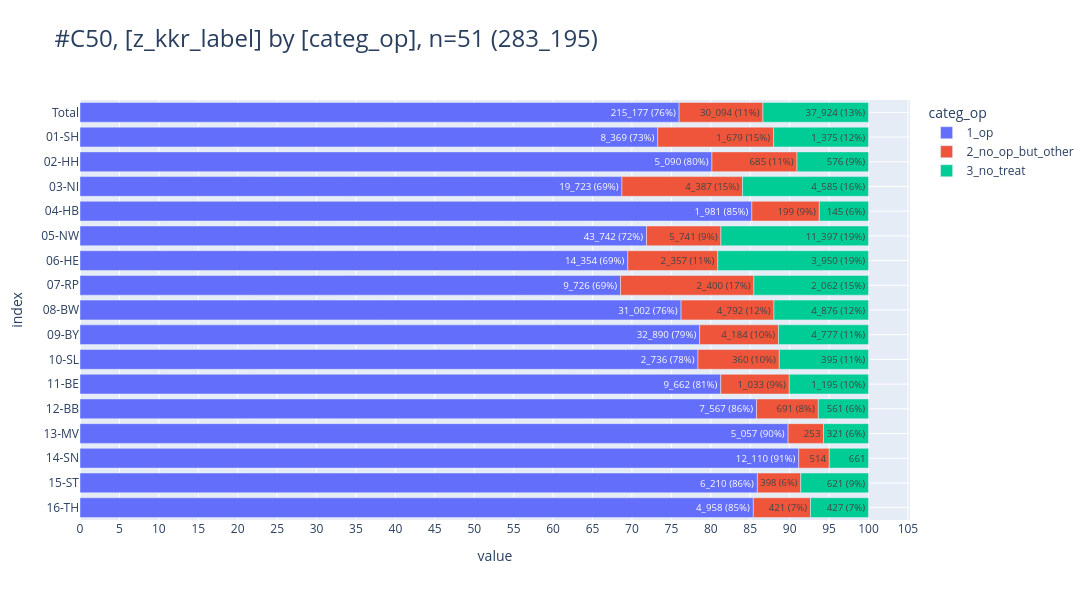
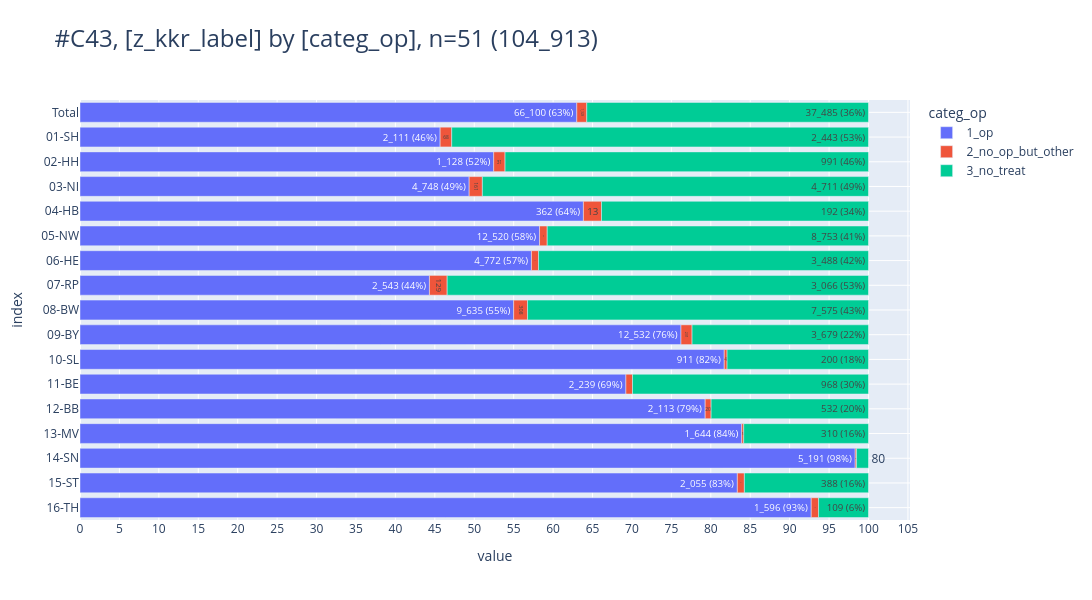
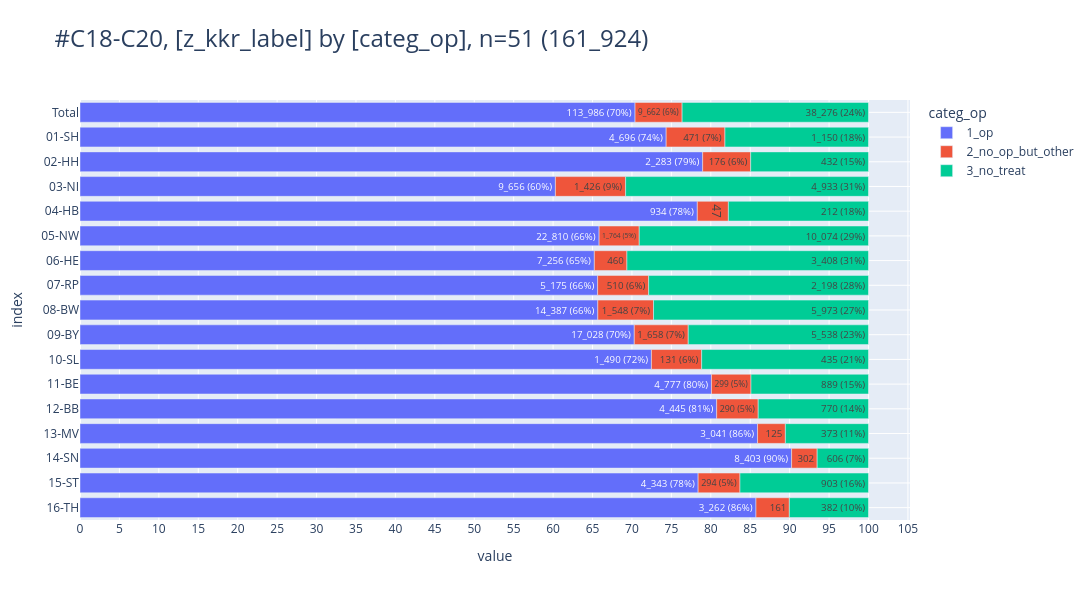
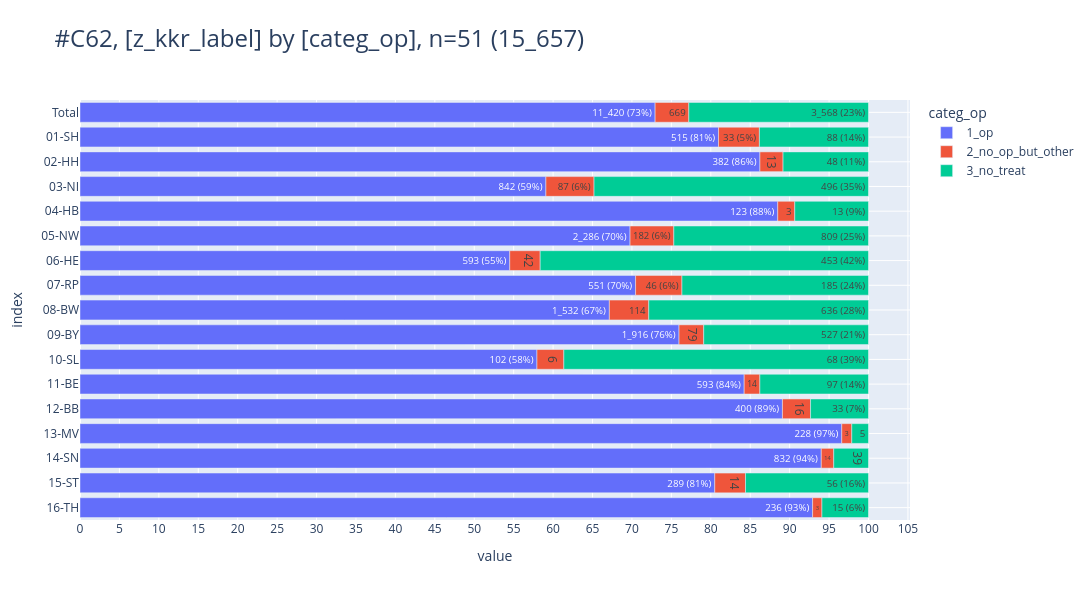

The cell these charts' notebook holds for them, in order:
### Code cell
# FILTER = f"{FILTER_DY}"
FILTER = f"{FILTER_NO_180D_DEAD} and {FILTER_M0} and {FILTER_DY}"
db_op = con.sql(f"""--sql
    select
        --tum.z_tum_id,
        z_kkr_label,
        z_icd10_3d,
        case 
            when z_tum_op_count > 0 then '1_op'
            when z_tum_st_count + z_tum_sy_count > 0 then '2_no_op_but_other'
            when z_tum_op_count + z_tum_st_count + z_tum_sy_count = 0 then '3_no_treat'
            else 'U'
            end as categ_op,
    from Tumor tum
    where {FILTER}
""")

pls.plot_stacked_bars(
    db_op.filter("z_icd10_3d = 'C50'").project("z_kkr_label, categ_op").to_df(),
    show_total=True,
    relative=True,
    normalize=True,
    orientation="h",
    show_pct_bar=True,
    caption="C50",
)
pls.plot_stacked_bars(
    db_op.filter("z_icd10_3d = 'C43'").project("z_kkr_label, categ_op").to_df(),
    show_total=True,
    relative=True,
    normalize=True,
    orientation="h",
    show_pct_bar=True,
    caption="C43",
)
pls.plot_stacked_bars(
    db_op.filter("z_icd10_3d in ('C18', 'C19', 'C20')").project("z_kkr_label, categ_op").to_df(),
    show_total=True,
    relative=True,
    normalize=True,
    orientation="h",
    show_pct_bar=True,
    caption="C18-C20",
)
pls.plot_stacked_bars(
    db_op.filter("z_icd10_3d in ('C62')").project("z_kkr_label, categ_op").to_df(),
    show_total=True,
    relative=True,
    normalize=True,
    orientation="h",
    show_pct_bar=True,
    caption="C62",
)

### Figure 1 — Plotly figure (JSON) as saved in the notebook; plotly's stock layout.template omitted (floating-point values rounded to 4 significant figures)
{"data": [{"hovertemplate": "col=1_op<br>value=%{x}<br>index=%{y}<br>cnt_pct_bar_str=%{text}<extra></extra>", "legendgroup": "1_op", "marker": {"color": "#636EFA", "pattern": {"shape": ""}}, "name": "1_op", "orientation": "h", "showlegend": true, "text": ["215_177 (76%)", "8_369 (73%)", "5_090 (80%)", "19_723 (69%)", "1_981 (85%)", "43_742 (72%)", "14_354 (69%)", "9_726 (69%)", "31_002 (76%)", "32_890 (79%)", "2_736 (78%)", "9_662 (81%)", "7_567 (86%)", "5_057 (90%)", "12_110 (91%)", "6_210 (86%)", "4_958 (85%)"], "textposition": "auto", "type": "bar", "x": [215177, 8369, 5090, 19723, 1981, 43742, 14354, 9726, 31002, 32890, 2736, 9662, 7567, 5057, 12110, 6210, 4958], "xaxis": "x", "y": [" Total", "01-SH", "02-HH", "03-NI", "04-HB", "05-NW", "06-HE", "07-RP", "08-BW", "09-BY", "10-SL", "11-BE", "12-BB", "13-MV", "14-SN", "15-ST", "16-TH"], "yaxis": "y"}, {"hovertemplate": "col=2_no_op_but_other<br>value=%{x}<br>index=%{y}<br>cnt_pct_bar_str=%{text}<extra></extra>", "legendgroup": "2_no_op_but_other", "marker": {"color": "#EF553B", "pattern": {"shape": ""}}, "name": "2_no_op_but_other", "orientation": "h", "showlegend": true, "text": ["30_094 (11%)", "1_679 (15%)", "685 (11%)", "4_387 (15%)", "199 (9%)", "5_741 (9%)", "2_357 (11%)", "2_400 (17%)", "4_792 (12%)", "4_184 (10%)", "360 (10%)", "1_033 (9%)", "691 (8%)", "253", "514", "398 (6%)", "421 (7%)"], "textposition": "auto", "type": "bar", "x": [30094, 1679, 685, 4387, 199, 5741, 2357, 2400, 4792, 4184, 360, 1033, 691, 253, 514, 398, 421], "xaxis": "x", "y": [" Total", "01-SH", "02-HH", "03-NI", "04-HB", "05-NW", "06-HE", "07-RP", "08-BW", "09-BY", "10-SL", "11-BE", "12-BB", "13-MV", "14-SN", "15-ST", "16-TH"], "yaxis": "y"}, {"hovertemplate": "col=3_no_treat<br>value=%{x}<br>index=%{y}<br>cnt_pct_bar_str=%{text}<extra></extra>", "legendgroup": "3_no_treat", "marker": {"color": "#00CC96", "pattern": {"shape": ""}}, "name": "3_no_treat", "orientation": "h", "showlegend": true, "text": ["37_924 (13%)", "1_375 (12%)", "576 (9%)", "4_585 (16%)", "145 (6%)", "11_397 (19%)", "3_950 (19%)", "2_062 (15%)", "4_876 (12%)", "4_777 (11%)", "395 (11%)", "1_195 (10%)", "561 (6%)", "321 (6%)", "661", "621 (9%)", "427 (7%)"], "textposition": "auto", "type": "bar", "x": [37924, 1375, 576, 4585, 145, 11397, 3950, 2062, 4876, 4777, 395, 1195, 561, 321, 661, 621, 427], "xaxis": "x", "y": [" Total", "01-SH", "02-HH", "03-NI", "04-HB", "05-NW", "06-HE", "07-RP", "08-BW", "09-BY", "10-SL", "11-BE", "12-BB", "13-MV", "14-SN", "15-ST", "16-TH"], "yaxis": "y"}], "layout": {"barmode": "relative", "barnorm": "percent", "height": 600, "legend": {"title": {"text": "categ_op"}, "tracegroupgap": 0, "traceorder": "normal"}, "title": {"font": {"size": 24}, "text": "#C50, [z_kkr_label] by [categ_op], n=51 (283_195)", "xanchor": "left", "y": 0.95, "yanchor": "top"}, "width": 1600, "xaxis": {"anchor": "y", "domain": [0, 1], "dtick": 5, "gridwidth": 1, "showgrid": true, "title": {"text": "value"}}, "yaxis": {"anchor": "x", "categoryarray": ["16-TH", "15-ST", "14-SN", "13-MV", "12-BB", "11-BE", "10-SL", "09-BY", "08-BW", "07-RP", "06-HE", "05-NW", "04-HB", "03-NI", "02-HH", "01-SH", " Total"], "categoryorder": "array", "domain": [0, 1], "gridwidth": 1, "showgrid": true, "title": {"text": "index"}}}}

### Figure 2 — Plotly figure (JSON) as saved in the notebook; plotly's stock layout.template omitted (floating-point values rounded to 4 significant figures)
{"data": [{"hovertemplate": "col=1_op<br>value=%{x}<br>index=%{y}<br>cnt_pct_bar_str=%{text}<extra></extra>", "legendgroup": "1_op", "marker": {"color": "#636EFA", "pattern": {"shape": ""}}, "name": "1_op", "orientation": "h", "showlegend": true, "text": ["66_100 (63%)", "2_111 (46%)", "1_128 (52%)", "4_748 (49%)", "362 (64%)", "12_520 (58%)", "4_772 (57%)", "2_543 (44%)", "9_635 (55%)", "12_532 (76%)", "911 (82%)", "2_239 (69%)", "2_113 (79%)", "1_644 (84%)", "5_191 (98%)", "2_055 (83%)", "1_596 (93%)"], "textposition": "auto", "type": "bar", "x": [66100, 2111, 1128, 4748, 362, 12520, 4772, 2543, 9635, 12532, 911, 2239, 2113, 1644, 5191, 2055, 1596], "xaxis": "x", "y": [" Total", "01-SH", "02-HH", "03-NI", "04-HB", "05-NW", "06-HE", "07-RP", "08-BW", "09-BY", "10-SL", "11-BE", "12-BB", "13-MV", "14-SN", "15-ST", "16-TH"], "yaxis": "y"}, {"hovertemplate": "col=2_no_op_but_other<br>value=%{x}<br>index=%{y}<br>cnt_pct_bar_str=%{text}<extra></extra>", "legendgroup": "2_no_op_but_other", "marker": {"color": "#EF553B", "pattern": {"shape": ""}}, "name": "2_no_op_but_other", "orientation": "h", "showlegend": true, "text": ["1_328", "68", "31", "161", "13", "209", "75", "129", "308", "231", "4", "27", "20", "5", "9", "22", "16"], "textposition": "auto", "type": "bar", "x": [1328, 68, 31, 161, 13, 209, 75, 129, 308, 231, 4, 27, 20, 5, 9, 22, 16], "xaxis": "x", "y": [" Total", "01-SH", "02-HH", "03-NI", "04-HB", "05-NW", "06-HE", "07-RP", "08-BW", "09-BY", "10-SL", "11-BE", "12-BB", "13-MV", "14-SN", "15-ST", "16-TH"], "yaxis": "y"}, {"hovertemplate": "col=3_no_treat<br>value=%{x}<br>index=%{y}<br>cnt_pct_bar_str=%{text}<extra></extra>", "legendgroup": "3_no_treat", "marker": {"color": "#00CC96", "pattern": {"shape": ""}}, "name": "3_no_treat", "orientation": "h", "showlegend": true, "text": ["37_485 (36%)", "2_443 (53%)", "991 (46%)", "4_711 (49%)", "192 (34%)", "8_753 (41%)", "3_488 (42%)", "3_066 (53%)", "7_575 (43%)", "3_679 (22%)", "200 (18%)", "968 (30%)", "532 (20%)", "310 (16%)", "80", "388 (16%)", "109 (6%)"], "textposition": "auto", "type": "bar", "x": [37485, 2443, 991, 4711, 192, 8753, 3488, 3066, 7575, 3679, 200, 968, 532, 310, 80, 388, 109], "xaxis": "x", "y": [" Total", "01-SH", "02-HH", "03-NI", "04-HB", "05-NW", "06-HE", "07-RP", "08-BW", "09-BY", "10-SL", "11-BE", "12-BB", "13-MV", "14-SN", "15-ST", "16-TH"], "yaxis": "y"}], "layout": {"barmode": "relative", "barnorm": "percent", "height": 600, "legend": {"title": {"text": "categ_op"}, "tracegroupgap": 0, "traceorder": "normal"}, "title": {"font": {"size": 24}, "text": "#C43, [z_kkr_label] by [categ_op], n=51 (104_913)", "xanchor": "left", "y": 0.95, "yanchor": "top"}, "width": 1600, "xaxis": {"anchor": "y", "domain": [0, 1], "dtick": 5, "gridwidth": 1, "showgrid": true, "title": {"text": "value"}}, "yaxis": {"anchor": "x", "categoryarray": ["16-TH", "15-ST", "14-SN", "13-MV", "12-BB", "11-BE", "10-SL", "09-BY", "08-BW", "07-RP", "06-HE", "05-NW", "04-HB", "03-NI", "02-HH", "01-SH", " Total"], "categoryorder": "array", "domain": [0, 1], "gridwidth": 1, "showgrid": true, "title": {"text": "index"}}}}

### Figure 3 — Plotly figure (JSON) as saved in the notebook; plotly's stock layout.template omitted (floating-point values rounded to 4 significant figures)
{"data": [{"hovertemplate": "col=1_op<br>value=%{x}<br>index=%{y}<br>cnt_pct_bar_str=%{text}<extra></extra>", "legendgroup": "1_op", "marker": {"color": "#636EFA", "pattern": {"shape": ""}}, "name": "1_op", "orientation": "h", "showlegend": true, "text": ["113_986 (70%)", "4_696 (74%)", "2_283 (79%)", "9_656 (60%)", "934 (78%)", "22_810 (66%)", "7_256 (65%)", "5_175 (66%)", "14_387 (66%)", "17_028 (70%)", "1_490 (72%)", "4_777 (80%)", "4_445 (81%)", "3_041 (86%)", "8_403 (90%)", "4_343 (78%)", "3_262 (86%)"], "textposition": "auto", "type": "bar", "x": [113986, 4696, 2283, 9656, 934, 22810, 7256, 5175, 14387, 17028, 1490, 4777, 4445, 3041, 8403, 4343, 3262], "xaxis": "x", "y": [" Total", "01-SH", "02-HH", "03-NI", "04-HB", "05-NW", "06-HE", "07-RP", "08-BW", "09-BY", "10-SL", "11-BE", "12-BB", "13-MV", "14-SN", "15-ST", "16-TH"], "yaxis": "y"}, {"hovertemplate": "col=2_no_op_but_other<br>value=%{x}<br>index=%{y}<br>cnt_pct_bar_str=%{text}<extra></extra>", "legendgroup": "2_no_op_but_other", "marker": {"color": "#EF553B", "pattern": {"shape": ""}}, "name": "2_no_op_but_other", "orientation": "h", "showlegend": true, "text": ["9_662 (6%)", "471 (7%)", "176 (6%)", "1_426 (9%)", "47", "1_764 (5%)", "460", "510 (6%)", "1_548 (7%)", "1_658 (7%)", "131 (6%)", "299 (5%)", "290 (5%)", "125", "302", "294 (5%)", "161"], "textposition": "auto", "type": "bar", "x": [9662, 471, 176, 1426, 47, 1764, 460, 510, 1548, 1658, 131, 299, 290, 125, 302, 294, 161], "xaxis": "x", "y": [" Total", "01-SH", "02-HH", "03-NI", "04-HB", "05-NW", "06-HE", "07-RP", "08-BW", "09-BY", "10-SL", "11-BE", "12-BB", "13-MV", "14-SN", "15-ST", "16-TH"], "yaxis": "y"}, {"hovertemplate": "col=3_no_treat<br>value=%{x}<br>index=%{y}<br>cnt_pct_bar_str=%{text}<extra></extra>", "legendgroup": "3_no_treat", "marker": {"color": "#00CC96", "pattern": {"shape": ""}}, "name": "3_no_treat", "orientation": "h", "showlegend": true, "text": ["38_276 (24%)", "1_150 (18%)", "432 (15%)", "4_933 (31%)", "212 (18%)", "10_074 (29%)", "3_408 (31%)", "2_198 (28%)", "5_973 (27%)", "5_538 (23%)", "435 (21%)", "889 (15%)", "770 (14%)", "373 (11%)", "606 (7%)", "903 (16%)", "382 (10%)"], "textposition": "auto", "type": "bar", "x": [38276, 1150, 432, 4933, 212, 10074, 3408, 2198, 5973, 5538, 435, 889, 770, 373, 606, 903, 382], "xaxis": "x", "y": [" Total", "01-SH", "02-HH", "03-NI", "04-HB", "05-NW", "06-HE", "07-RP", "08-BW", "09-BY", "10-SL", "11-BE", "12-BB", "13-MV", "14-SN", "15-ST", "16-TH"], "yaxis": "y"}], "layout": {"barmode": "relative", "barnorm": "percent", "height": 600, "legend": {"title": {"text": "categ_op"}, "tracegroupgap": 0, "traceorder": "normal"}, "title": {"font": {"size": 24}, "text": "#C18-C20, [z_kkr_label] by [categ_op], n=51 (161_924)", "xanchor": "left", "y": 0.95, "yanchor": "top"}, "width": 1600, "xaxis": {"anchor": "y", "domain": [0, 1], "dtick": 5, "gridwidth": 1, "showgrid": true, "title": {"text": "value"}}, "yaxis": {"anchor": "x", "categoryarray": ["16-TH", "15-ST", "14-SN", "13-MV", "12-BB", "11-BE", "10-SL", "09-BY", "08-BW", "07-RP", "06-HE", "05-NW", "04-HB", "03-NI", "02-HH", "01-SH", " Total"], "categoryorder": "array", "domain": [0, 1], "gridwidth": 1, "showgrid": true, "title": {"text": "index"}}}}

### Figure 4 — Plotly figure (JSON) as saved in the notebook; plotly's stock layout.template omitted (floating-point values rounded to 4 significant figures)
{"data": [{"hovertemplate": "col=1_op<br>value=%{x}<br>index=%{y}<br>cnt_pct_bar_str=%{text}<extra></extra>", "legendgroup": "1_op", "marker": {"color": "#636EFA", "pattern": {"shape": ""}}, "name": "1_op", "orientation": "h", "showlegend": true, "text": ["11_420 (73%)", "515 (81%)", "382 (86%)", "842 (59%)", "123 (88%)", "2_286 (70%)", "593 (55%)", "551 (70%)", "1_532 (67%)", "1_916 (76%)", "102 (58%)", "593 (84%)", "400 (89%)", "228 (97%)", "832 (94%)", "289 (81%)", "236 (93%)"], "textposition": "auto", "type": "bar", "x": [11420, 515, 382, 842, 123, 2286, 593, 551, 1532, 1916, 102, 593, 400, 228, 832, 289, 236], "xaxis": "x", "y": [" Total", "01-SH", "02-HH", "03-NI", "04-HB", "05-NW", "06-HE", "07-RP", "08-BW", "09-BY", "10-SL", "11-BE", "12-BB", "13-MV", "14-SN", "15-ST", "16-TH"], "yaxis": "y"}, {"hovertemplate": "col=2_no_op_but_other<br>value=%{x}<br>index=%{y}<br>cnt_pct_bar_str=%{text}<extra></extra>", "legendgroup": "2_no_op_but_other", "marker": {"color": "#EF553B", "pattern": {"shape": ""}}, "name": "2_no_op_but_other", "orientation": "h", "showlegend": true, "text": ["669", "33 (5%)", "13", "87 (6%)", "3", "182 (6%)", "42", "46 (6%)", "114", "79", "6", "14", "16", "3", "14", "14", "3"], "textposition": "auto", "type": "bar", "x": [669, 33, 13, 87, 3, 182, 42, 46, 114, 79, 6, 14, 16, 3, 14, 14, 3], "xaxis": "x", "y": [" Total", "01-SH", "02-HH", "03-NI", "04-HB", "05-NW", "06-HE", "07-RP", "08-BW", "09-BY", "10-SL", "11-BE", "12-BB", "13-MV", "14-SN", "15-ST", "16-TH"], "yaxis": "y"}, {"hovertemplate": "col=3_no_treat<br>value=%{x}<br>index=%{y}<br>cnt_pct_bar_str=%{text}<extra></extra>", "legendgroup": "3_no_treat", "marker": {"color": "#00CC96", "pattern": {"shape": ""}}, "name": "3_no_treat", "orientation": "h", "showlegend": true, "text": ["3_568 (23%)", "88 (14%)", "48 (11%)", "496 (35%)", "13 (9%)", "809 (25%)", "453 (42%)", "185 (24%)", "636 (28%)", "527 (21%)", "68 (39%)", "97 (14%)", "33 (7%)", "5", "39", "56 (16%)", "15 (6%)"], "textposition": "auto", "type": "bar", "x": [3568, 88, 48, 496, 13, 809, 453, 185, 636, 527, 68, 97, 33, 5, 39, 56, 15], "xaxis": "x", "y": [" Total", "01-SH", "02-HH", "03-NI", "04-HB", "05-NW", "06-HE", "07-RP", "08-BW", "09-BY", "10-SL", "11-BE", "12-BB", "13-MV", "14-SN", "15-ST", "16-TH"], "yaxis": "y"}], "layout": {"barmode": "relative", "barnorm": "percent", "height": 600, "legend": {"title": {"text": "categ_op"}, "tracegroupgap": 0, "traceorder": "normal"}, "title": {"font": {"size": 24}, "text": "#C62, [z_kkr_label] by [categ_op], n=51 (15_657)", "xanchor": "left", "y": 0.95, "yanchor": "top"}, "width": 1600, "xaxis": {"anchor": "y", "domain": [0, 1], "dtick": 5, "gridwidth": 1, "showgrid": true, "title": {"text": "value"}}, "yaxis": {"anchor": "x", "categoryarray": ["16-TH", "15-ST", "14-SN", "13-MV", "12-BB", "11-BE", "10-SL", "09-BY", "08-BW", "07-RP", "06-HE", "05-NW", "04-HB", "03-NI", "02-HH", "01-SH", " Total"], "categoryorder": "array", "domain": [0, 1], "gridwidth": 1, "showgrid": true, "title": {"text": "index"}}}}
